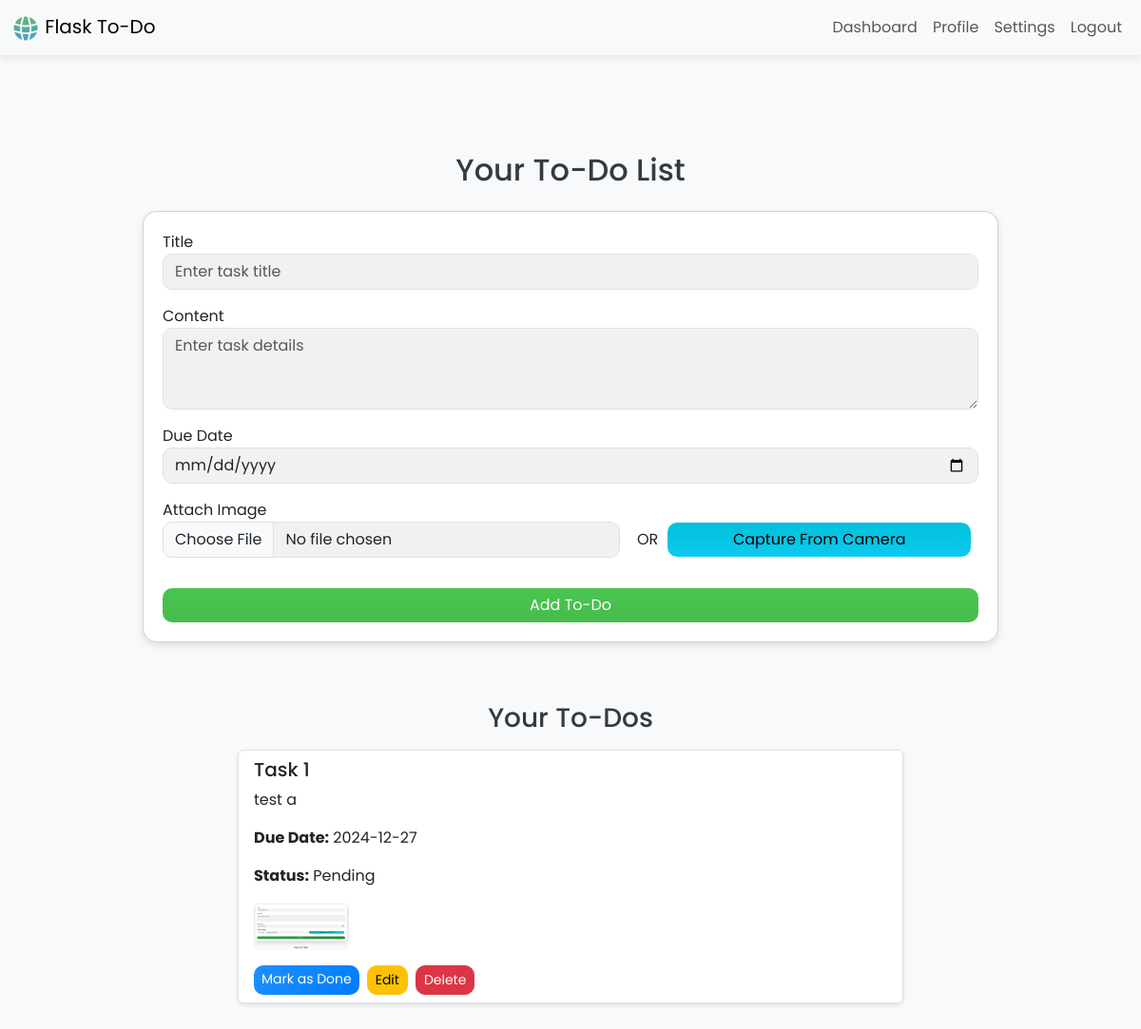
The page /dashboard (signed in) on the database as committed earlier.
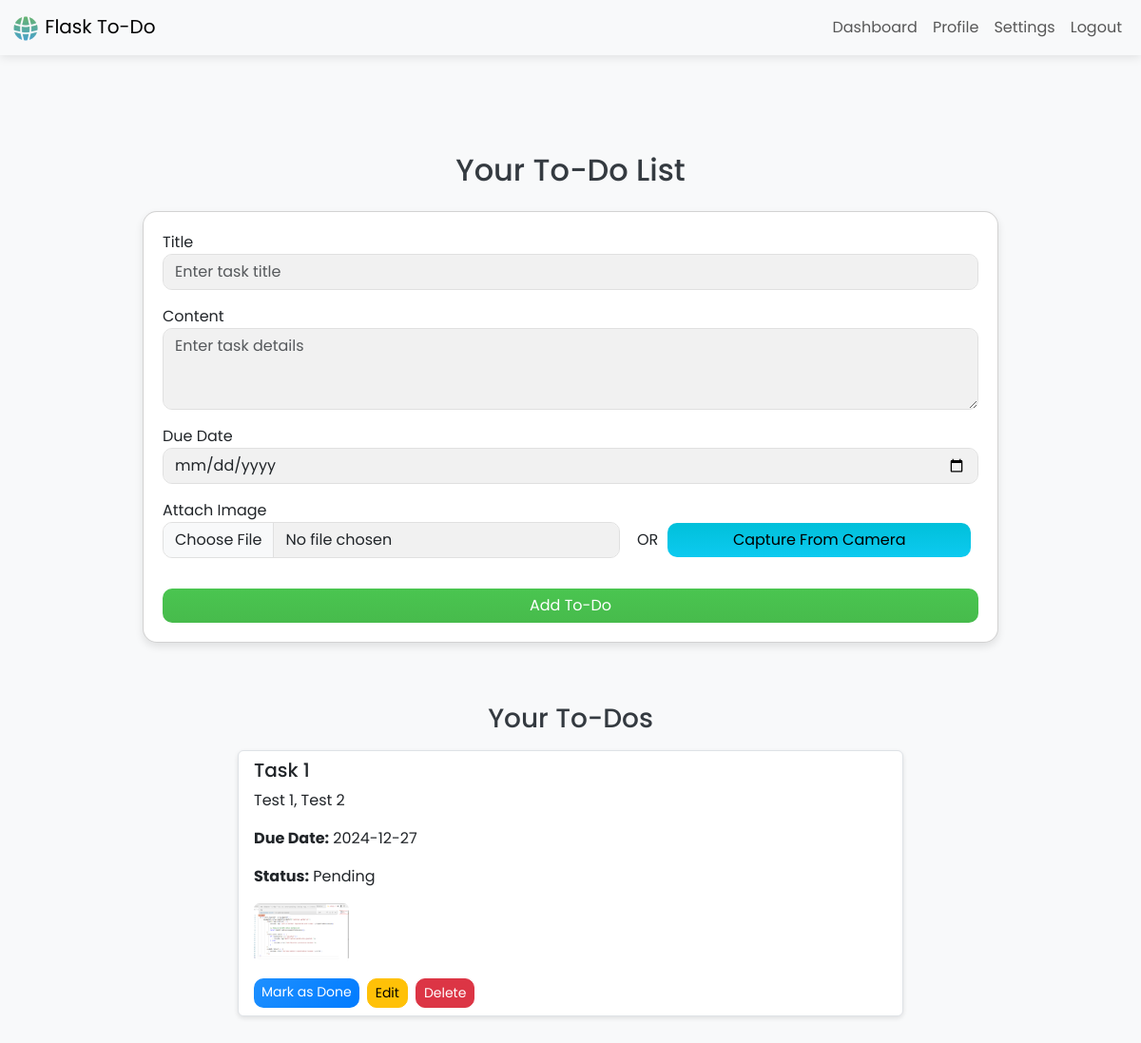
The same page on the database as committed later.
### app.py (models this page shows)
class Todo(db.Model):
    id = db.Column(db.Integer, primary_key=True)
    title = db.Column(db.String(100), nullable=False)
    content = db.Column(db.Text, nullable=False)
    due_date = db.Column(db.Date, nullable=True)
    completed = db.Column(db.Boolean, default=False)
    postponed = db.Column(db.Boolean, default=False)
    user_id = db.Column(db.Integer, db.ForeignKey('user.id'), nullable=False)
    image_path = db.Column(db.String(200), nullable=True)  # New column for image path

### app.py (the view, shortened to what this page needs)
@app.route('/dashboard', methods=['GET', 'POST'])
@login_required
def dashboard():
    todos = Todo.query.filter_by(owner=current_user).all()
    today = datetime.now().date()
    for todo in todos:
        if todo.due_date and 0 <= (todo.due_date - today).days <= 2 and not todo.completed:
            flash(f"The task '{todo.title}' is approaching! Due Date: {todo.due_date}", 'warning')
    return render_template('dashboard.html', todos=todos)

### app.py (called while the page is built)
@login_manager.user_loader
def load_user(user_id):
    return User.query.get(int(user_id))

### templates/dashboard.html (shortened to what this page needs)
{% extends 'base.html' %}
{% block content %}
<link rel="stylesheet" href="static/css/styles.css" />
<div class="container my-5">
  <h2 class="text-center mb-4">Your To-Do List</h2>
  <div class="card card-dashboard {% if current_user.is_authenticated and current_user.theme == 'dark' %}card dark-theme{% else %}card light-theme{% endif %} ">
    <form method="POST" enctype="multipart/form-data" id="todoForm">
      <div class="form-group mb-3">
        <label for="title">Title</label>
        <input type="text" name="title" class="form-control" placeholder="Enter task title" required />
      </div>
      <div class="form-group mb-3">
        <label for="content">Content</label>
        <textarea name="content" class="form-control" rows="3" placeholder="Enter task details" required></textarea>
      </div>
      <div class="form-group mb-3">
        <label for="due_date">Due Date</label>
        <input type="date" name="due_date" class="form-control" />
      </div>
      <div class="form-group mb-3 d-flex align-items-center">
          <div class="me-2 flex-fill">
              <label for="image">Attach Image</label>
              <input type="file" name="image" class="form-control" accept="image/*" />
          </div>
          <label class="pt-4 pr-1" style="padding: 0 10px;" for="form-control">OR</label>
          <div class="me-2 pt-4 flex-fill">
              <button type="button" class="btn btn-info w-100" data-bs-toggle="modal" data-bs-target="#webcamModal">
                  Capture From Camera
              </button>
          </div>
      </div>
      <button type="submit" class="btn btn-success w-100 mt-3">Add To-Do</button>
    </form>
  </div>
</div>
<h3 class="text-center mt-5">Your To-Dos</h3>
<ul class="list-group mt-3">
  {% for todo in todos %}
    <li class="list-group-item {% if current_user.is_authenticated and current_user.theme == 'dark' %}dark-theme{% else %}light-theme{% endif %}">
      <h5>{{ todo.title }}</h5>
      <p>{{ todo.content }}</p>
      <p><strong>Due Date:</strong> {{ todo.due_date }}</p>
      <p><strong>Status:</strong> {{ 'Completed' if todo.completed else 'Pending' }}</p>
      {% if todo.image_path %}
        <img src="{{ url_for('static', filename=todo.image_path) }}" alt="Todo Image" class="img-fluid rounded todo-image" style="width: 100px" data-bs-toggle="modal" data-bs-target="#imageModal" data-src="{{ url_for('static', filename=todo.image_path) }}" />
      {% endif %}
      <div class="d-flex mt-3">
        <a href="{{ url_for('toggle_status', id=todo.id) }}" class="btn btn-sm btn-primary me-2">
          {{ 'Mark as Done' if not todo.completed else 'Mark as Pending' }}
        </a>
        <button class="btn btn-sm btn-warning me-2" data-bs-toggle="modal" data-bs-target="#editModal"
                data-id="{{ todo.id }}" data-title="{{ todo.title }}" data-content="{{ todo.content }}"
                data-due_date="{{ todo.due_date }}">
          Edit
        </button>
        <button class="btn btn-sm btn-danger" data-bs-toggle="modal" data-bs-target="#deleteModal" data-id="{{ todo.id }}">
          Delete
        </button>
      </div>
    </li>
  {% endfor %}
</ul>
{% endblock %}

Rows that differ between the two databases and show on the page:
changed Todo "Task 1": content "test a" → "Test 1, Test 2"; image_path: a different picture
